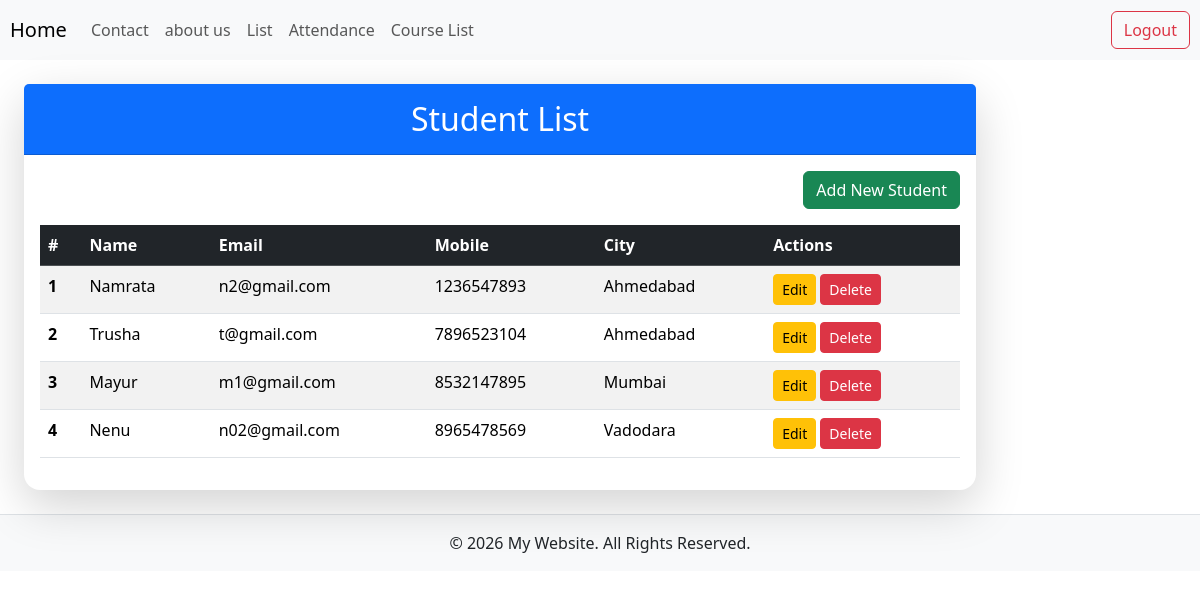
The page /student/ (signed in) on the database as committed earlier.
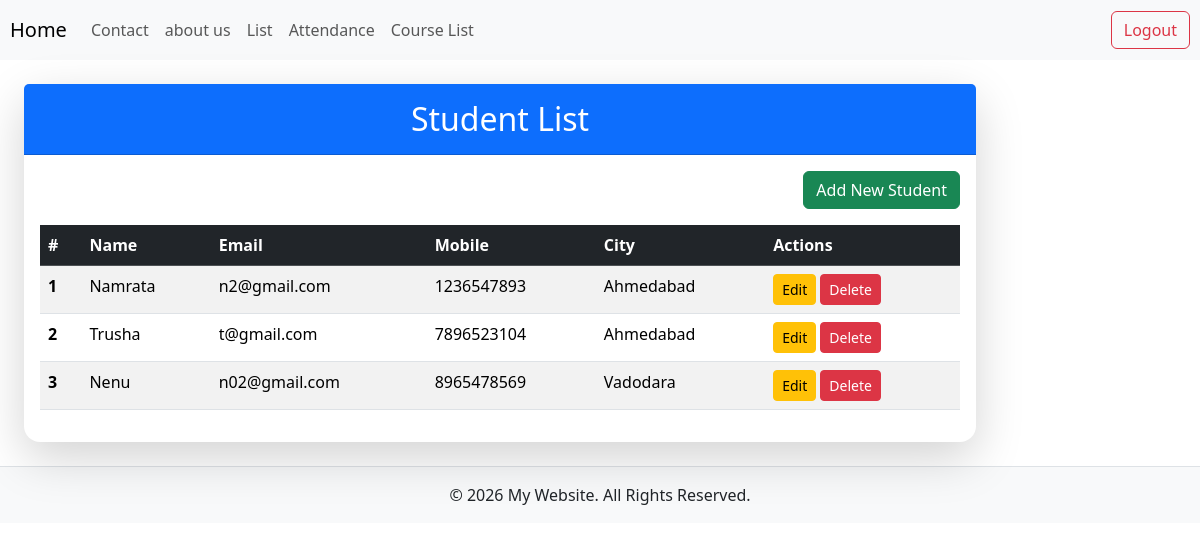
The same page on the database as committed later.
### student/models.py (models this page shows, shortened)
class student(models.Model):
    name=models.CharField(max_length=100)
    email=models.EmailField()
    mobile=models.CharField(max_length=15)
    city=models.CharField(max_length=50)

### student/views.py (the view)
# urls.py: path('student/', views.student_list, name='student'),
@login_required(login_url='login')
def student_list(request):
    students = student.objects.all()
    return render(request, 'student_crud/list.html', {'students': students})

### student/templates/student_crud/list.html
{% extends 'base.html' %}
{% block content %}
<div class="card shadow-lg border-0 rounded-4">
    <div class="card-header bg-primary text-white text-center py-3">
        <h2 class="mb-0">Student List</h2>
    </div>
    <div class="card-body">
        <div class="mb-3 text-end">
            <a href="{% url 'student_add' %}" class="btn btn-success">Add New Student</a>
        </div>
        <table class="table table-striped table-hover">
            <thead class="table-dark">
                <tr>
                    <th scope="col">#</th>
                    <th scope="col">Name</th>
                    <th scope="col">Email</th>
                    <th scope="col">Mobile</th>
                    <th scope="col">City</th>
                    <th scope="col">Actions</th>
                </tr>
            </thead>
            <tbody>
                {% for student in students %}
                <tr>
                    <th scope="row">{{ forloop.counter }}</th>
                    <td>{{ student.name }}</td>
                    <td>{{ student.email }}</td>
                    <td>{{ student.mobile }}</td>
                    <td>{{ student.city }}</td>
                    <td>
                        <a href="{% url 'student_edit' student.id %}" class="btn btn-sm btn-warning">Edit</a>
                        <a href="{% url 'student_delete' student.id %}" class="btn btn-sm btn-danger">Delete</a>
                    </td>
                </tr>
                {% empty %}
                <tr>
                    <td colspan="6" class="text-center text-muted">No students found. Use the Add button above to create a new student.</td>
                </tr>
                {% endfor %}
            </tbody>
        </table>
    </div>
</div>
{% endblock %}

Rows that differ between the two databases and show on the page:
removed student: name "Mayur", email "m1@gmail.com", mobile "8532147895", city "Mumbai"
